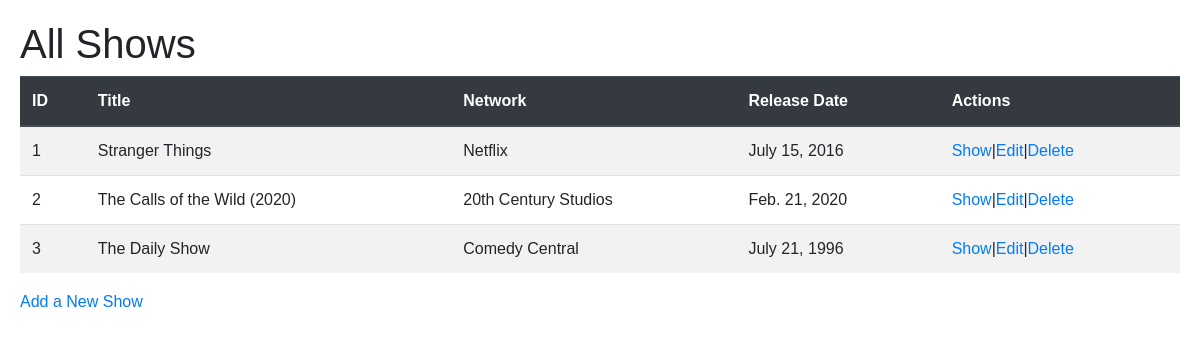
The app's page /shows, older data.
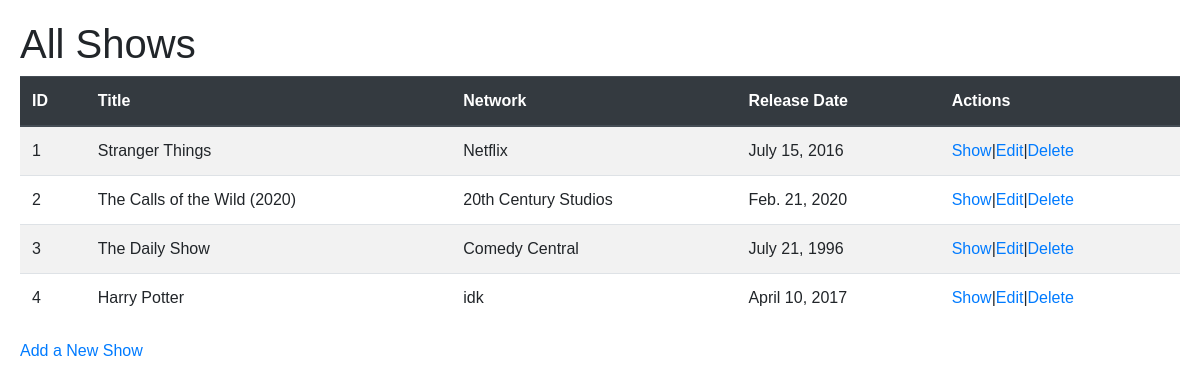
The same page, newer data.
### schedule/models.py (models this page shows, shortened)
class Show(models.Model):
    title= models.CharField(max_length=255)
    network= models.CharField(max_length=255)
    release_date= models.DateField()
    desc= models.TextField(null=True)
    created_time= models.DateTimeField(auto_now_add=True)
    updated_time= models.DateTimeField(auto_now=True)
    objects= ShowManager()

### schedule/views.py (the view)
# urls.py: path('shows',views.shows),
def shows(request):
    print("*"*100)
    print("All Shows table")
    print(request.method)
    context={
        'shows_table': Show.objects.all(),
    }
    return render (request,'shows.html',context)

### schedule/templates/shows.html (shortened to what this page needs)
<!DOCTYPE html>
<html lang="en">
<head>
    <link rel="stylesheet" href="https://stackpath.bootstrapcdn.com/bootstrap/4.4.1/css/bootstrap.min.css">
</head>
<body>
    <h1>All Shows</h1>
    <table class="table table-striped">
        <thead class="thead-dark">
            <tr>
                <th>ID</th>
                <th>Title</th>
                <th>Network</th>
                <th>Release Date</th>
                <th>Actions</th>
            </tr>
        </thead>
        <tbody>
            {% for i in shows_table %}
            <tr>
                <td>{{i.id}}</td>
                <td>{{i.title}}</td>
                <td>{{i.network}}</td>
                <td>{{i.release_date}}</td>
                <td><a href="/shows/{{i.id}}">Show</a>|<a href="/shows/{{i.id}}/update">Edit</a>|<a href="/shows/{{i.id}}/delete">Delete</a></td>
            </tr>
            {% endfor %}
        </tbody>
    </table>
    <a href="/shows/new">Add a New Show</a>
</body>
</html>

### schedule/templates/shows.html (style rules this page uses)
* { margin: 0; padding: 0; font-family: "Comic Sans MS", cursive, sans-serif; }
body { padding: 20px; }
table { width: 100% }

Row changes from the older to the newer data that the page shows:
added Show: id "4", title "Harry Potter", network "idk", release_date "April 10, 2017"
